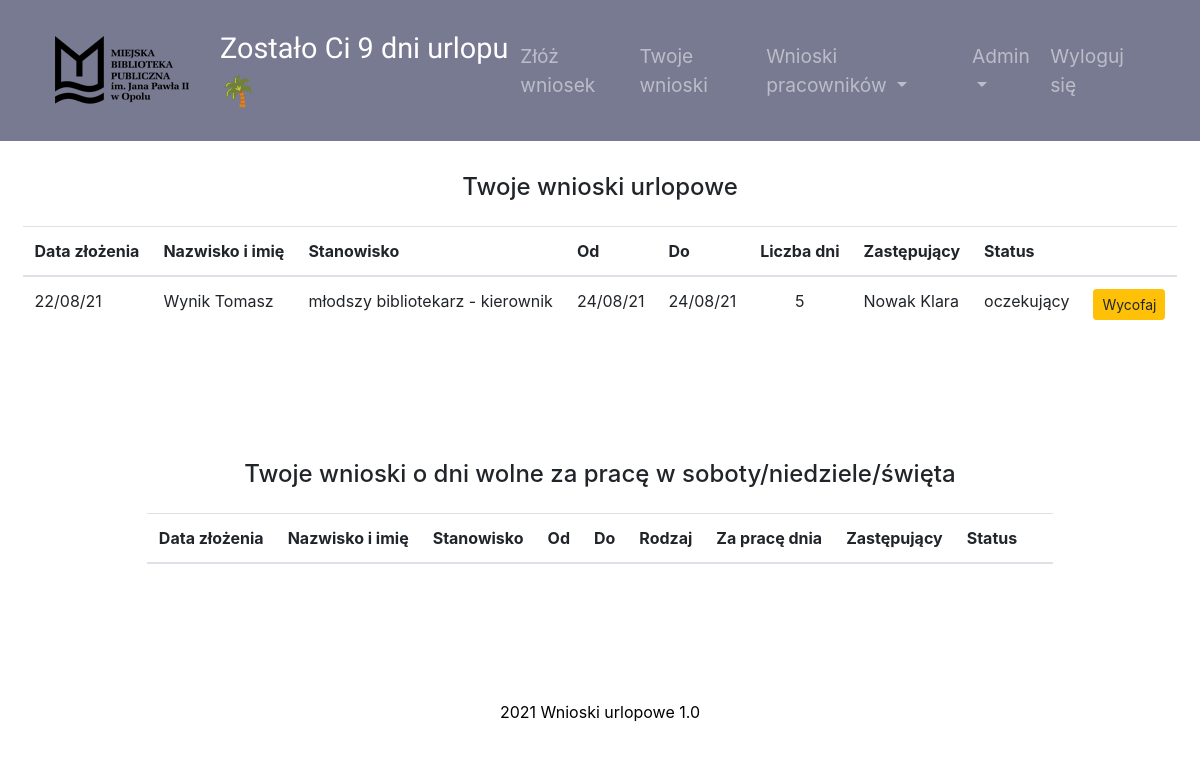
The page /my_requests (signed in) on the database as committed earlier.
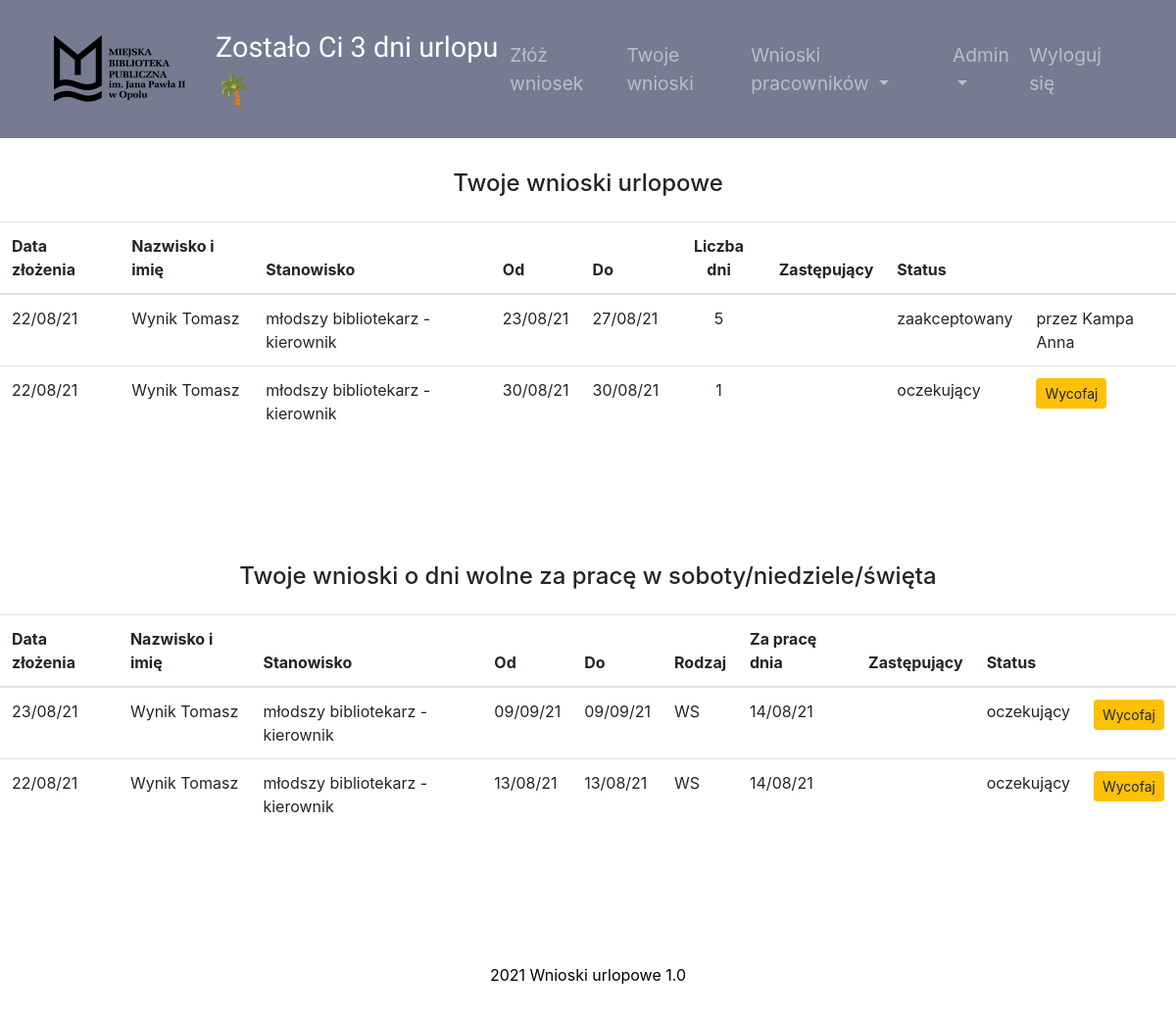
The same page on the database as committed later.
### main.py (models this page shows, shortened)
class Employee(UserMixin, db.Model):
    __tablename__ = "employees"
    id = db.Column(db.Integer, primary_key=True)
    name = db.Column(db.String(50), unique=False, nullable=False)
    login = db.Column(db.String(10), unique=True, nullable=False)
    password = db.Column(db.String(100))
    position = db.Column(db.String(50), unique=False)
    position_info = db.Column(db.String(20))
    work_place = db.Column(db.String)
    is_manager = db.Column(db.String(3), nullable=False)
    is_topmanager = db.Column(db.String(3), nullable=False)
    work_time = db.Column(db.Float, unique=False, nullable=False)
    email = db.Column(db.String)
    days_off = db.Column(db.Integer, nullable=False)
    annual_days_off = db.Column(db.Integer)
    contract_end = db.Column(db.String)
    requests = relationship("Request", back_populates="author")
    sickleaves = relationship("SickLeave", back_populates="person")
    manager_id = db.Column(db.Integer, db.ForeignKey("employees.id"))
    manager = relationship("Employee", backref='subordinates', remote_side="Employee.id")
    today_note = db.Column(db.String(20))
    additional_info = db.Column(db.String)

class Request(db.Model):
    __tablename__ = "requests"
    id = db.Column(db.Integer, primary_key=True)
    author_id = db.Column(db.Integer, db.ForeignKey("employees.id"))
    author = relationship("Employee", back_populates="requests")
    type = db.Column(db.String(250), nullable=False)
    work_date = db.Column(db.String(250))
    send_date = db.Column(db.String(250), nullable=False)
    start_date = db.Column(db.String(250), nullable=False)
    end_date = db.Column(db.String(250))
    days = db.Column(db.Integer)
    status = db.Column(db.String(15))
    substitute = db.Column(db.String(50), nullable=True)
    send_to_person = db.Column(db.String(50))
    signed_by = db.Column(db.String(50))

### main.py (the view)
@app.route("/my_requests")
@login_required
def my_requests():
    user_requests_holiday = db.session.query(Request).filter(Request.author_id == current_user.id).filter(
        Request.type == "W").order_by(desc(Request.send_date)).all()
    user_requests_others = db.session.query(Request).filter(
        (Request.type == 'WS') | (Request.type == 'WN') | (Request.type == "DW")).filter(
        Request.author_id == current_user.id).order_by(desc(Request.send_date)).all()
    return render_template("my_requests.html", user_requests_holiday=user_requests_holiday,
                           user_requests_others=user_requests_others)

### main.py (called while the page is built)
@login_manager.user_loader
def load_user(employee_id):
    return Employee.query.get(int(employee_id))

### templates/my_requests.html
{% include 'header.html' %}
<section class="page-section">
        <div class="requests">
        <h4 class="table-title">Twoje wnioski urlopowe</h4>
        <table class="table js-serial table-responsive">
            <thead>
            <tr>
                <th scope="col">Data złożenia</th>
                <th scope="col">Nazwisko i imię</th>
                <th scope="col">Stanowisko</th>
                <th scope="col">Od</th>
                <th scope="col">Do</th>
                <th scope="col" class="text-center">Liczba {% if current_user.work_time<1 %}godzin {%else%}dni {%endif%}</th>
                <th scope="col">Zastępujący</th>
                <th scope="col">Status</th>
                <th scope="col"></th>
            </tr>
            </thead>
            <tbody>
             {% for request in user_requests_holiday %}
            <tr>
                <td>{{request.send_date}}</td>
                <td>{{request.author.name}}</td>
                <td>{{request.author.position}}</td>
                <td>{{request.start_date}}</td>
                <td>{{request.end_date}}</td>
                <td class="text-center">{{ request.days}}</td>
                <td>{{request.substitute}}</td>
                <td>{{request.status}}</td>
                 {% if request.status=="oczekujący" %}
                <td>
                    <div class="btn-group btn-group-sm">
                        <a href="{{url_for('withdraw_request', request_id=request.id)}}" role="button" class="btn btn-warning">Wycofaj</a>
                    </div>
                </td>
                {%else%}
                 <td>przez {{request.signed_by}}</td>
                {% endif %}
            </tr>
            {% endfor %}
            </tbody>
        </table>
    </div>
    </section>
<section class="page-section">
    <div class="requests">
        <h4 class="table-title">Twoje wnioski o dni wolne za pracę w soboty/niedziele/święta</h4>
        <table class="table js-serial table-responsive">
            <thead>
            <tr>
                <th scope="col">Data złożenia</th>
                <th scope="col">Nazwisko i imię</th>
                <th scope="col">Stanowisko</th>
                <th scope="col">Od</th>
                <th scope="col">Do</th>
                <th scope="col">Rodzaj</th>
                <th scope="col">Za pracę dnia</th>
                <th scope="col">Zastępujący</th>
                <th scope="col">Status</th>
                <th scope="col"></th>
            </tr>
            </thead>
            <tbody>
            {% for request in user_requests_others %}
            <tr>
                <td>{{request.send_date}}</td>
                <td>{{request.author.name}}</td>
                <td>{{request.author.position}}</td>
                <td>{{request.start_date}}</td>
                <td>{{request.end_date}}</td>
                <td>{{request.type}}</td>
                <td>{{request.work_date}}</td>
                <td>{{request.substitute}}</td>
                <td>{{request.status}}</td>
                {% if request.status=="oczekujący" %}
                <td>
                    <div class="btn-group btn-group-sm">
                        <a href="{{url_for('withdraw_request', request_id=request.id)}}" role="button" class="btn btn-warning">Wycofaj</a>
                    </div>
                </td>
                {%else%}
                 <td>przez {{request.signed_by}}</td>
                {% endif %}
            </tr>
            {%endfor%}
            </tbody>
        </table>
    </div>
</section>
{% include 'footer.html' %}

### templates/header.html (shortened to what this page needs)
<!DOCTYPE html>
<html lang="pl">
<head>
    <link rel="stylesheet" href="https://maxcdn.bootstrapcdn.com/bootstrap/4.0.0/css/bootstrap.min.css"
>
    <link rel="stylesheet" href="https://cdnjs.cloudflare.com/ajax/libs/bootstrap-datepicker/1.9.0/css/bootstrap-datepicker.min.css"/>
    <link rel="stylesheet" href="./static/style.css" >
</head>
<body>
    <nav class="navbar position-sticky top-0 navbar-expand-lg navbar-dark w-100">
<div class="container-fluid">
        <a href="{{url_for('main')}}" class="navbar-brand ml-1" id="nav_urlop"><img src="/static/mbp_logo.png" class="d-inline-block align-center"  style="padding-right: 15px;"></a><p class="info"> {%if current_user.is_authenticated%} Zostało Ci {{current_user.days_off}} {% if current_user.work_time<1 %}godz. {%else%} dni  {%endif%}urlopu <span class="palm">🌴</span> {%endif%}</p>
        <div class="collapse navbar-collapse" id="navbarSupportedContent">
        <ul class="navbar-nav ml-auto">
            {% if current_user.position != "dyrektor"%}
                 <li class="nav-item">
                <a class="nav-link link-hide" href="{{url_for('main')}}">Złóż wniosek</a>
            </li>
            <li class="nav-item">
                <a class="nav-link link-hide" href="{{url_for('my_requests')}}">Twoje wnioski</a>
            </li>
            {% endif %}
            {% if current_user.is_manager == "TAK" %}
              <li class="nav-item dropdown">
      <a class="nav-link dropdown-toggle" href="{{url_for('employees_requests')}}" id="navbardrop" data-toggle="dropdown">
        Wnioski pracowników
      </a>
    </li>
{% endif %}
            {% if current_user.login in ["wynik", "kostek"] %}
                     <li class="nav-item dropdown">
      <a class="nav-link dropdown-toggle" href="{{url_for('admin_site')}}" id="navbardrop2" data-toggle="dropdown">
        Admin</a>
    </li>
           {% endif %}
            <li class="nav-item">
                <a class="nav-link link-hide" href="{{url_for('logout')}}">Wyloguj się</a>
            </li>
        </ul>
        </div>
    </div>
    </nav>

Rows that differ between the two databases and show on the page:
removed Request: send_date "22/08/21", author.name "Wynik Tomasz", author.position "młodszy bibliotekarz - kierownik", start_date "24/08/21", end_date "24/08/21", days "5", substitute "Nowak Klara", status "oczekujący", shown under "Twoje wnioski urlopowe"
changed Employee: days_off "9" → "3"
added Request: send_date "22/08/21", author.name "Wynik Tomasz", author.position "młodszy bibliotekarz - kierownik", start_date "23/08/21", end_date "27/08/21", days "5", status "zaakceptowany", signed_by "Kampa Anna", shown under "Twoje wnioski urlopowe"
added Request: send_date "22/08/21", author.name "Wynik Tomasz", author.position "młodszy bibliotekarz - kierownik", start_date "30/08/21", end_date "30/08/21", days "1", status "oczekujący", shown under "Twoje wnioski urlopowe"
added Request: send_date "23/08/21", author.name "Wynik Tomasz", author.position "młodszy bibliotekarz - kierownik", start_date "09/09/21", end_date "09/09/21", type "WS", work_date "14/08/21", status "oczekujący", shown under "Twoje wnioski o dni wolne za pracę w soboty/niedziele/święta"
added Request: send_date "22/08/21", author.name "Wynik Tomasz", author.position "młodszy bibliotekarz - kierownik", start_date "13/08/21", end_date "13/08/21", type "WS", work_date "14/08/21", status "oczekujący", shown under "Twoje wnioski o dni wolne za pracę w soboty/niedziele/święta"
